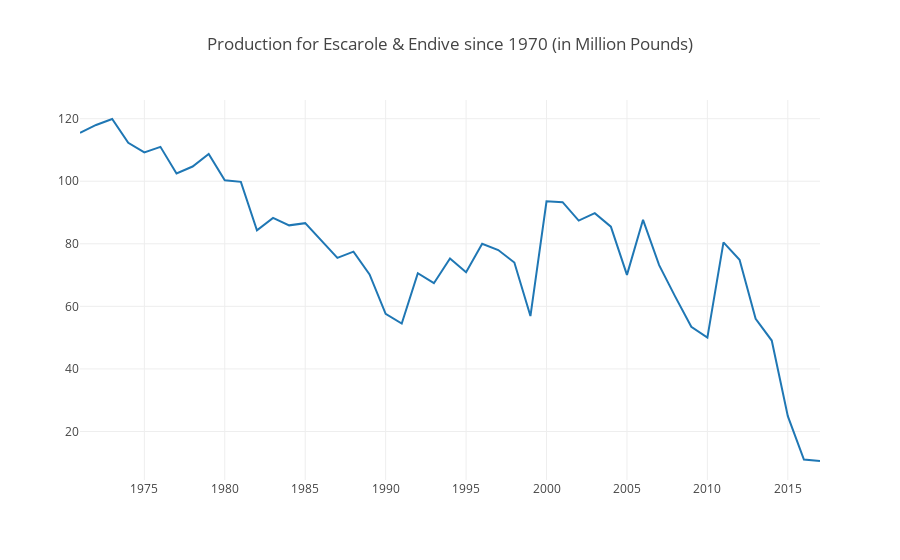

Source (notebook cell):
### Markdown cell above
<a id='4.3'></a>
#### 4.3  Plot the Production quantity for Escarole & Endive Vegetable

### Code cell
import plotly.plotly as ply
import plotly.graph_objs as go 
import plotly.offline as offline
from plotly.offline import download_plotlyjs, init_notebook_mode, plot, iplot
from plotly.graph_objs import Scatter, Figure, Layout

plotly.offline.init_notebook_mode(connected=True)

year_ee = fresh_df.iloc[396:443]['Year'] # escarole & endive
prod_ee = fresh_df.iloc[396:443]['Production'] # escarole & endive

plotly.offline.iplot({
    "data": [Scatter(x=year_ee, y=prod_ee)],
    "layout": Layout(title="Production for Escarole & Endive since 1970 (in Million Pounds)")
})

### Figure 1 — Plotly figure (JSON) as saved in the notebook; plotly's stock layout.template omitted (floating-point values rounded to 4 significant figures)
{"data": [{"type": "scatter", "x": [1971, 1972, 1973, 1974, 1975, 1976, 1977, 1978, 1979, 1980, 1981, 1982, 1983, 1984, 1985, 1986, 1987, 1988, 1989, 1990, 1991, 1992, 1993, 1994, 1995, 1996, 1997, 1998, 1999, 2000, 2001, 2002, 2003, 2004, 2005, 2006, 2007, 2008, 2009, 2010, 2011, 2012, 2013, 2014, 2015, 2016, 2017], "y": [115.5, 118, 119.9, 112.3, 109.2, 111, 102.5, 104.7, 108.7, 100.3, 99.8, 84.3, 88.3, 85.9, 86.6, 80.9, 75.5, 77.5, 70.2, 57.6, 54.5, 70.6, 67.4, 75.3, 70.9, 80, 78, 74, 56.9, 93.6, 93.3, 87.4, 89.78, 85.48, 70.07, 87.66, 73.19, 63.12, 53.49, 49.99, 80.44, 74.89, 56.01, 49.07, 24.91, 11.02, 10.56]}], "layout": {"title": "Production for Escarole & Endive since 1970 (in Million Pounds)"}}
